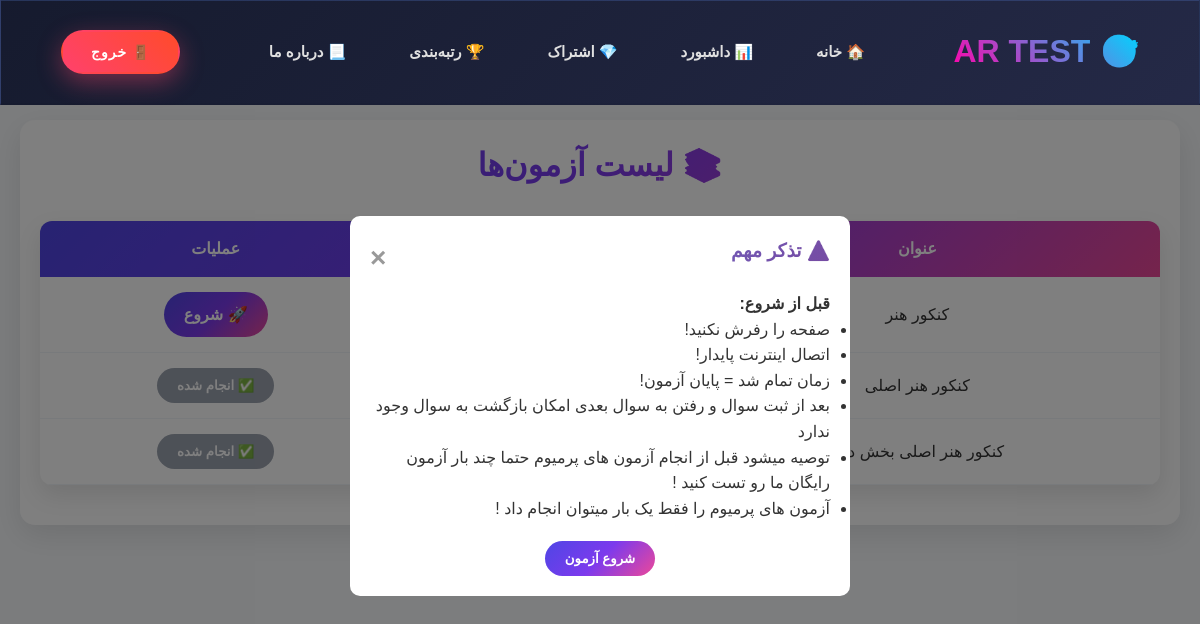
Page /quizzes/ (signed in) on the earlier database version.
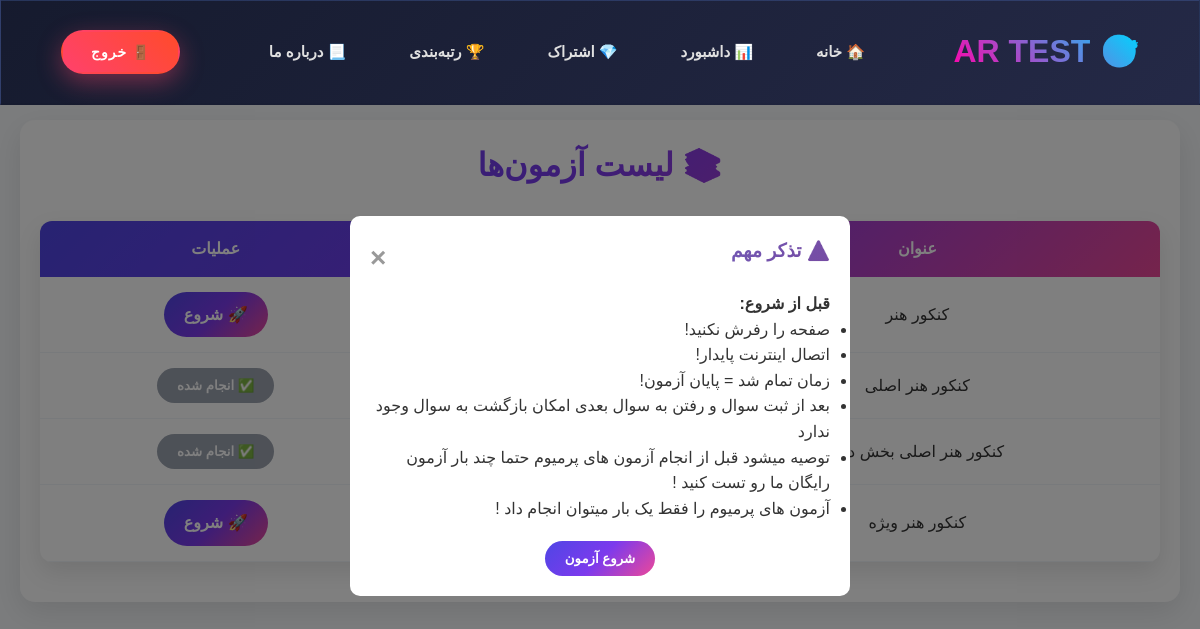
Same page on the later database version.
### quizzes/models.py (models this page shows, shortened)
class Quiz(models.Model):
    title = models.CharField(max_length=200, verbose_name="عنوان آزمون")
    description = models.TextField(verbose_name="توضیحات آزمون", blank=True, null=True)
    is_premium = models.BooleanField(default=False, verbose_name="آزمون ویژه است؟")
    duration_minutes = models.PositiveIntegerField(default=30)
    is_active = models.BooleanField(default=True,verbose_name="آزمون فعال باشد؟")
    created_at = models.DateTimeField(default=timezone.now, verbose_name="تاریخ ایجاد")
    class Meta:
        verbose_name = "آزمون"  # نام مفرد فارسی
        verbose_name_plural = "آزمون‌ها" # نام جمع فارسی

### quizzes/views.py (the view)
# urls.py: path('quizzes/', views.quiz_list_view, name='quiz_list'),
@login_required(login_url='accounts:login')
def quiz_list_view(request):
    quizzes = Quiz.objects.filter(is_active=True)
    user_attempts = QuizAttempt.objects.filter(user=request.user, is_completed=True)
    completed_quiz_ids = user_attempts.values_list('quiz_id', flat=True)
    return render(request, 'quizzes/quiz_list.html', {
        'quizzes': quizzes,
        'completed_quiz_ids': completed_quiz_ids,
        'page_title': 'لیست آزمون‌ها'
    })

### quizzes/templates/quizzes/quiz_list.html (shortened to what this page needs)
{% extends 'base.html' %}
{% block content %}
<div id="exam-modal" class="modal">
    <div class="modal-content">
        <span class="close-button">&times;</span>
        <h3>⚠️ تذکر مهم</h3>
        <p><strong>قبل از شروع:</strong></p>
        <ul style="line-height: 1.6;">
            <li>صفحه را رفرش نکنید!</li>
            <li>اتصال اینترنت پایدار!</li>
            <li>زمان تمام شد = پایان آزمون!</li>
            <li> بعد از ثبت سوال و رفتن به سوال بعدی امکان بازگشت به سوال وجود ندارد</li>
            <li> توصیه میشود قبل از انجام آزمون های پرمیوم حتما چند بار آزمون رایگان ما رو تست کنید !</li>
            <li> آزمون های پرمیوم را فقط یک بار میتوان انجام داد !</li>
        </ul>
        <div style="text-align: center; margin-top: 20px;">
            <button id="start-exam" class="start-quiz-btn">شروع آزمون</button>
        </div>
    </div>
</div>
<div class="dashboard-container">
    <h2>📚 لیست آزمون‌ها</h2>
    {% if quizzes %}
    <table>
        <thead>
            <tr>
                <th>عنوان</th>
                <th>نوع</th>
                <th>عملیات</th>
            </tr>
        </thead>
        <tbody>
            {% for quiz in quizzes %}
            <tr>
                <td>{{ quiz.title }}</td>
                <td>
                    {% if quiz.is_premium %}
                        <span class="premium-badge premium">🔒 پرمیوم</span>
                    {% else %}
                        <span class="premium-badge free">✅ رایگان</span>
                    {% endif %}
                </td>
                <td>
                    {% if quiz.is_premium and quiz.id in completed_quiz_ids %}
                        <button disabled class="start-quiz-btn">✅ انجام شده</button>
                    {% else %}
                        <a href="{% url 'start_quiz' quiz.id %}" class="start-quiz-btn" onclick="openModal()">🚀 شروع</a>
                    {% endif %}
                </td>
            </tr>
            {% endfor %}
        </tbody>
    </table>
    {% else %}
    <div style="text-align:center; padding:40px; color:#6b7280;">
        <div style="font-size:3rem;">📭</div>
        <h3>هیچ آزمونی نیست!</h3>
    </div>
    {% endif %}
</div>
{% endblock %}

Differences in the rows shown:
added Quiz: title "کنکور هنر ویژه", is_premium "🚀 شروع"
